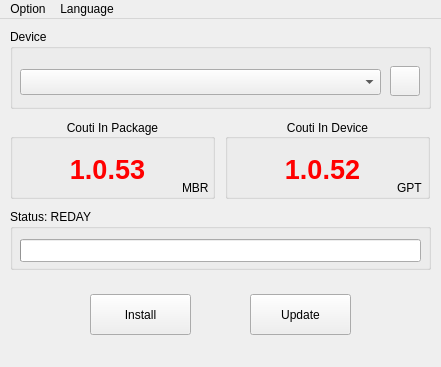
<?xml version="1.0" encoding="UTF-8"?>
<ui version="4.0">
 <class>Couti2DiskWindow</class>
 <widget class="QMainWindow" name="Ventoy2DiskWindow">
  <property name="geometry">
   <rect>
    <x>0</x>
    <y>0</y>
    <width>441</width>
    <height>367</height>
   </rect>
  </property>
  <property name="windowTitle">
   <string>Couti2Disk</string>
  </property>
  <widget class="QWidget" name="centralwidget">
   <widget class="QGroupBox" name="groupBoxDevice">
    <property name="geometry">
     <rect>
      <x>10</x>
      <y>10</y>
      <width>421</width>
      <height>80</height>
     </rect>
    </property>
    <property name="title">
     <string>Device</string>
    </property>
    <widget class="QComboBox" name="comboBoxDevice">
     <property name="geometry">
      <rect>
       <x>10</x>
       <y>40</y>
       <width>361</width>
       <height>26</height>
      </rect>
     </property>
    </widget>
    <widget class="QPushButton" name="ButtonRefresh">
     <property name="geometry">
      <rect>
       <x>380</x>
       <y>37</y>
       <width>30</width>
       <height>30</height>
      </rect>
     </property>
     <property name="text">
      <string/>
     </property>
     <property name="icon">
      <iconset>
       <normaloff>../refresh.ico</normaloff>../refresh.ico</iconset>
     </property>
     <property name="iconSize">
      <size>
       <width>24</width>
       <height>24</height>
      </size>
     </property>
    </widget>
   </widget>
   <widget class="QGroupBox" name="groupBoxVentoyLocal">
    <property name="geometry">
     <rect>
      <x>10</x>
      <y>100</y>
      <width>205</width>
      <height>80</height>
     </rect>
    </property>
    <property name="title">
     <string>Couti In Package</string>
    </property>
    <property name="alignment">
     <set>Qt::AlignCenter</set>
    </property>
    <widget class="QLabel" name="labelVentoyLocalVer">
     <property name="geometry">
      <rect>
       <x>30</x>
       <y>30</y>
       <width>135</width>
       <height>41</height>
      </rect>
     </property>
     <property name="text">
      <string>&lt;html&gt;&lt;head/&gt;&lt;body&gt;&lt;p&gt;&lt;span style=&quot; font-size:20pt; font-weight:600; color:#ff0000;&quot;&gt;1.0.53&lt;/span&gt;&lt;/p&gt;&lt;/body&gt;&lt;/html&gt;</string>
     </property>
     <property name="alignment">
      <set>Qt::AlignCenter</set>
     </property>
    </widget>
    <widget class="QLabel" name="labelVentoyLocalPartStyle">
     <property name="geometry">
      <rect>
       <x>172</x>
       <y>60</y>
       <width>31</width>
       <height>18</height>
      </rect>
     </property>
     <property name="text">
      <string>&lt;html&gt;&lt;head/&gt;&lt;body&gt;&lt;p&gt;MBR&lt;/p&gt;&lt;/body&gt;&lt;/html&gt;</string>
     </property>
    </widget>
    <widget class="QLabel" name="labelVentoyLocalSecure">
     <property name="geometry">
      <rect>
       <x>12</x>
       <y>36</y>
       <width>21</width>
       <height>31</height>
      </rect>
     </property>
     <property name="text">
      <string/>
     </property>
     <property name="pixmap">
      <pixmap>../secure.ico</pixmap>
     </property>
    </widget>
   </widget>
   <widget class="QGroupBox" name="groupBoxVentoyDevice">
    <property name="geometry">
     <rect>
      <x>225</x>
      <y>100</y>
      <width>205</width>
      <height>80</height>
     </rect>
    </property>
    <property name="title">
     <string>Couti In Device</string>
    </property>
    <property name="alignment">
     <set>Qt::AlignCenter</set>
    </property>
    <widget class="QLabel" name="labelVentoyDeviceVer">
     <property name="geometry">
      <rect>
       <x>30</x>
       <y>30</y>
       <width>135</width>
       <height>41</height>
      </rect>
     </property>
     <property name="text">
      <string>&lt;html&gt;&lt;head/&gt;&lt;body&gt;&lt;p&gt;&lt;span style=&quot; font-size:20pt; font-weight:600; color:#ff0000;&quot;&gt;1.0.52&lt;/span&gt;&lt;/p&gt;&lt;/body&gt;&lt;/html&gt;</string>
     </property>
     <property name="alignment">
      <set>Qt::AlignCenter</set>
     </property>
    </widget>
    <widget class="QLabel" name="labelVentoyDevicePartStyle">
     <property name="geometry">
      <rect>
       <x>172</x>
       <y>60</y>
       <width>31</width>
       <height>18</height>
      </rect>
     </property>
     <property name="text">
      <string>&lt;html&gt;&lt;head/&gt;&lt;body&gt;&lt;p&gt;GPT&lt;/p&gt;&lt;/body&gt;&lt;/html&gt;</string>
     </property>
    </widget>
    <widget class="QLabel" name="labelVentoyDeviceSecure">
     <property name="geometry">
      <rect>
       <x>12</x>
       <y>36</y>
       <width>21</width>
       <height>31</height>
      </rect>
     </property>
     <property name="text">
      <string/>
     </property>
     <property name="pixmap">
      <pixmap>../secure.ico</pixmap>
     </property>
    </widget>
   </widget>
   <widget class="QGroupBox" name="groupBoxStatus">
    <property name="geometry">
     <rect>
      <x>10</x>
      <y>190</y>
      <width>421</width>
      <height>61</height>
     </rect>
    </property>
    <property name="title">
     <string>Status: REDAY</string>
    </property>
    <widget class="QProgressBar" name="progressBar">
     <property name="geometry">
      <rect>
       <x>10</x>
       <y>30</y>
       <width>401</width>
       <height>23</height>
      </rect>
     </property>
     <property name="value">
      <number>0</number>
     </property>
     <property name="textVisible">
      <bool>false</bool>
     </property>
     <property name="format">
      <string/>
     </property>
    </widget>
   </widget>
   <widget class="QPushButton" name="ButtonInstall">
    <property name="geometry">
     <rect>
      <x>90</x>
      <y>275</y>
      <width>101</width>
      <height>41</height>
     </rect>
    </property>
    <property name="text">
     <string>Install</string>
    </property>
   </widget>
   <widget class="QPushButton" name="ButtonUpdate">
    <property name="geometry">
     <rect>
      <x>250</x>
      <y>275</y>
      <width>101</width>
      <height>41</height>
     </rect>
    </property>
    <property name="text">
     <string>Update</string>
    </property>
   </widget>
  </widget>
  <widget class="QMenuBar" name="menubar">
   <property name="geometry">
    <rect>
     <x>0</x>
     <y>0</y>
     <width>441</width>
     <height>23</height>
    </rect>
   </property>
   <widget class="QMenu" name="menuOption">
    <property name="title">
     <string>Option</string>
    </property>
    <widget class="QMenu" name="menuPartition_Style">
     <property name="title">
      <string>Partition Style</string>
     </property>
     <addaction name="actionMBR"/>
     <addaction name="actionGPT"/>
    </widget>
    <addaction name="actionSecure_Boot_Support"/>
    <addaction name="menuPartition_Style"/>
    <addaction name="actionPartition_Configuration"/>
    <addaction name="actionClear_Ventoy"/>
    <addaction name="actionShow_All_Devices"/>
   </widget>
   <widget class="QMenu" name="menuLanguage">
    <property name="title">
     <string>Language</string>
    </property>
   </widget>
   <addaction name="menuOption"/>
   <addaction name="menuLanguage"/>
  </widget>
  <action name="actionSecure_Boot_Support">
   <property name="checkable">
    <bool>true</bool>
   </property>
   <property name="text">
    <string>Secure Boot Support</string>
   </property>
  </action>
  <action name="actionMBR">
   <property name="checkable">
    <bool>true</bool>
   </property>
   <property name="text">
    <string>MBR</string>
   </property>
  </action>
  <action name="actionGPT">
   <property name="checkable">
    <bool>true</bool>
   </property>
   <property name="text">
    <string>GPT</string>
   </property>
  </action>
  <action name="actionPartition_Configuration">
   <property name="text">
    <string>Partition Configuration</string>
   </property>
  </action>
  <action name="actionClear_Ventoy">
   <property name="text">
    <string>Clear Couti</string>
   </property>
  </action>
  <action name="actionShow_All_Devices">
   <property name="checkable">
    <bool>true</bool>
   </property>
   <property name="text">
    <string>Show All Devices</string>
   </property>
  </action>
 </widget>
 <resources/>
 <connections/>
</ui>
